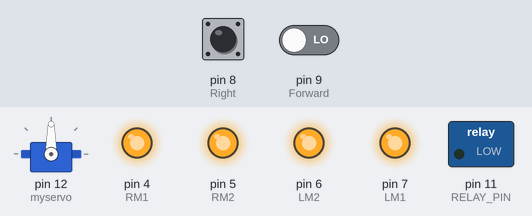
Bench run of a sketch on a simulated Arduino Uno, built with avr-gcc and run on an emulated ATmega328P. On the bench: servo, switched loads named in the sketch (green lamp = pin HIGH), output pins drawn as LEDs (lit = HIGH). Inputs (shaded band) come from the test bench; at power-on: pin 9 (Forward) LOW, pin 8 (Right) LOW.

Above: at 1.2 s.
1.3 s: pin 9 (Forward) driven HIGH
At 2.4 s:
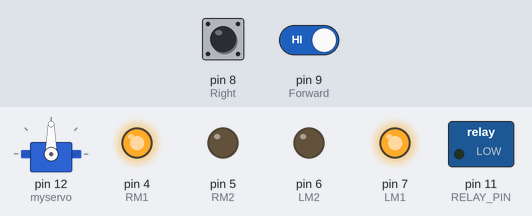
2.8 s: pin 8 (Right) pulled HIGH for 0.15 s
At 2.95 s:
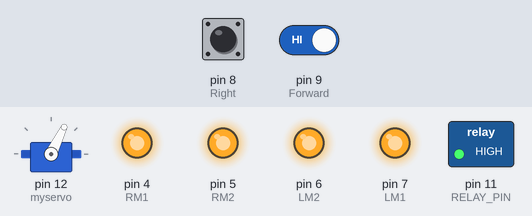
5.8 s: pin 9 (Forward) driven LOW
At 7.0 s:
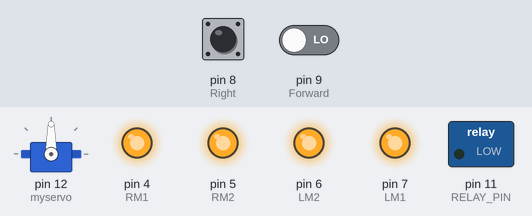
Timing chart, 0 to 8.8 s (numbered marks = the images above; inputs shaded):
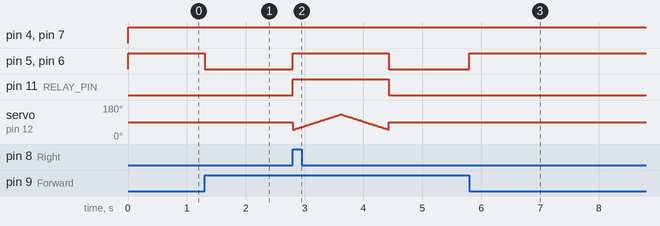

Measured:
- after the input at 1.3 s, pin 5 (RM2), pin 6 (LM2): HIGH → LOW at once
- after the input at 2.8 s, pin 5 (RM2), pin 6 (LM2), pin 11 (RELAY_PIN): LOW → HIGH at once, → LOW 1.6 s later
- after the input at 5.8 s, pin 5 (RM2), pin 6 (LM2): LOW → HIGH at once

The sketch:

sketch_sep21a.ino
```cpp
/*------ Arduino Fire Fighting Robot Code by hobby project---- */

#include <Servo.h>  //include servo.h library
Servo myservo;

int pos = 0;
boolean fire = false;

const int RELAY_PIN = 11;// Vin

#define Right 8    // right sensor
#define Forward 9   //front sensor

#define LM1 7       // left motor
#define LM2 6       // left motor
#define RM1 4       // right motor
#define RM2 5       // right motor

void setup()
{
  pinMode(Right, INPUT);
  pinMode(Forward, INPUT);
  pinMode(LM1, OUTPUT);
  pinMode(LM2, OUTPUT);
  pinMode(RM1, OUTPUT);
  pinMode(RM2, OUTPUT);
  pinMode(RELAY_PIN, OUTPUT);

  myservo.attach(12);
  myservo.write(90);
}

void put_off_fire()
{
    //delay (500);

    digitalWrite(LM1, HIGH);
    digitalWrite(LM2, HIGH);
    digitalWrite(RM1, HIGH);
    digitalWrite(RM2, HIGH);

   digitalWrite(RELAY_PIN , HIGH);

    for (pos = 50; pos <= 130; pos += 1) {
    myservo.write(pos);
    delay(10);
  }
  for (pos = 130; pos >= 50; pos -= 1) {
    myservo.write(pos);
    delay(10);
  }

  digitalWrite(RELAY_PIN,LOW);
  myservo.write(90);

  fire=false;

}
void loop()
{

  digitalWrite(RELAY_PIN, LOW);
  //delay(500);

   myservo.write(90); //Sweep_Servo();

if (digitalRead(Right)==1 && digitalRead(Forward) ==1)
    {

    digitalWrite(LM1, HIGH);
    digitalWrite(LM2, HIGH);
    digitalWrite(RM1, HIGH);
    digitalWrite(RM2, HIGH);
     fire = true;
    }

else if (digitalRead(Forward) ==0)
    {

    digitalWrite(LM1, HIGH);
    digitalWrite(LM2, HIGH);
    digitalWrite(RM1, HIGH);
    digitalWrite(RM2, HIGH);
     fire = false;
    }

    else if (digitalRead(Forward) ==1 && digitalRead(Right)==0)
    {
    digitalWrite(LM1, HIGH);
    digitalWrite(LM2, LOW);
    digitalWrite(RM1, HIGH);
    digitalWrite(RM2, LOW);

    }

//delay(300);
//change this value to increase the distance

     while (fire == true)
     {

      put_off_fire();
     }
}
```
